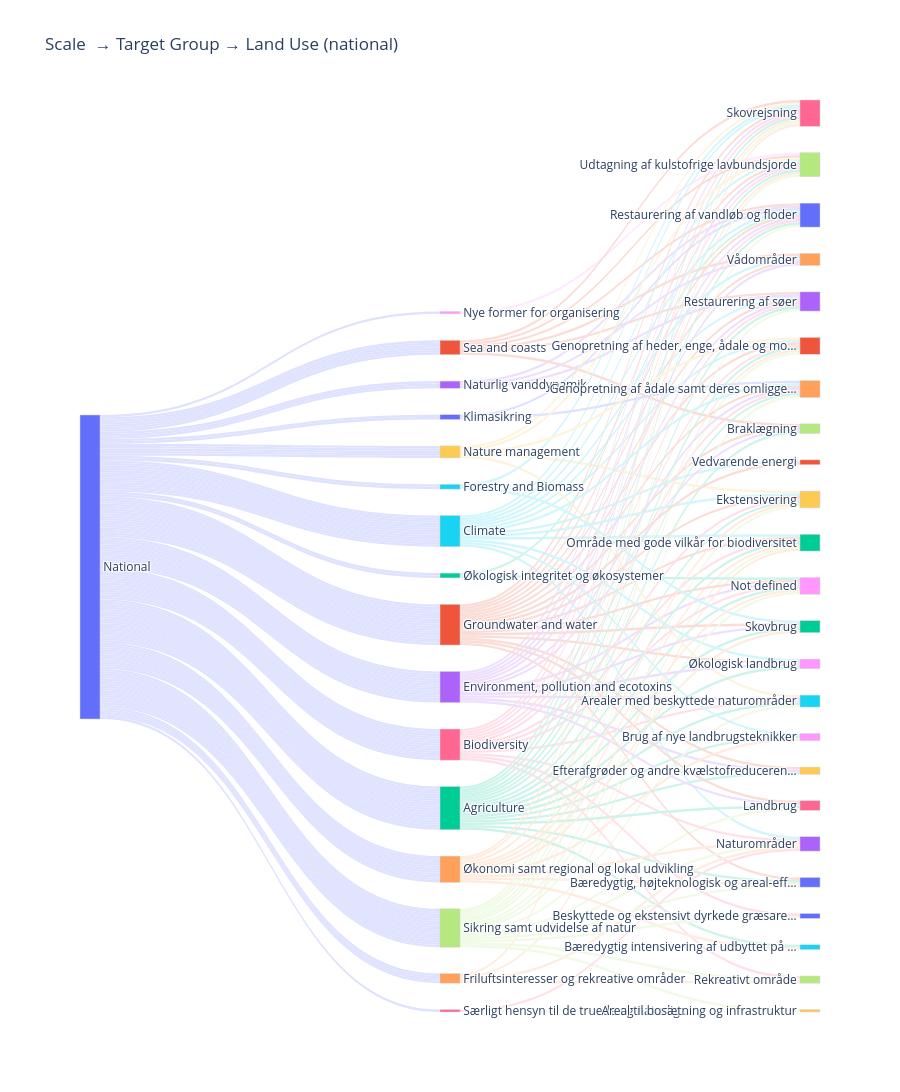

Notebook code for this chart:
### Code cell
# Brug Plotlys palette
node_colors = plotly.colors.qualitative.Plotly

# Tildel farver til unikke labels (noder)
color_map = {label: node_colors[i % len(node_colors)] for i, label in enumerate(unique_labels)}

# Liste med farver i samme rækkefølge som unique_labels
node_colors_list = [color_map[label] for label in unique_labels]


# Funktion til at lysne farver (uden brug af gennemsigtighed)
def lighten(hex_color, factor=0.5):
    from plotly.colors import hex_to_rgb
    r, g, b = hex_to_rgb(hex_color)
    r = int(r + (255 - r) * factor)
    g = int(g + (255 - g) * factor)
    b = int(b + (255 - b) * factor)
    return f'rgb({r},{g},{b})'

# Lysnet farve til hver link ud fra source-node
link_colors = [lighten(node_colors_list[src], factor=0.8) for src in all_links['source']]



# Trin 3: Sankey-diagram
fig = go.Figure(data=[go.Sankey(
    arrangement='snap',
    node=dict(
        pad=60,
        thickness=20,
        line=dict(color="lightgray", width=0.5),
        label=list(unique_labels),
        color=node_colors_list
    ),
    link=dict(
        source=all_links['source'],
        target=all_links['target'],
        value=all_links['value'],
        color=link_colors
    )
)])
fig.update_layout(title_text="Scale  → Target Group → Land Use (national)", font_size=12, height=6000)
fig.show()

### Figure 1 — Plotly figure (JSON) as saved in the notebook; plotly's stock layout.template omitted (floating-point values rounded to 4 significant figures; data arrays with more than 128 entries replaced by an {"elided": "..."} marker saying what was removed)
{"data": [{"arrangement": "snap", "link": {"color": {"elided": "254 str values"}, "source": {"elided": "254 int values"}, "target": {"elided": "254 int values"}, "value": {"elided": "254 int values"}}, "node": {"color": ["#636EFA", "#EF553B", "#00CC96", "#AB63FA", "#FFA15A", "#19D3F3", "#FF6692", "#B6E880", "#FF97FF", "#FECB52", "#636EFA", "#EF553B", "#00CC96", "#AB63FA", "#FFA15A", "#19D3F3", "#FF6692", "#B6E880", "#FF97FF", "#FECB52", "#636EFA", "#EF553B", "#00CC96", "#AB63FA", "#FFA15A", "#19D3F3", "#FF6692", "#B6E880", "#FF97FF", "#FECB52", "#636EFA", "#EF553B", "#00CC96", "#AB63FA", "#FFA15A", "#19D3F3", "#FF6692", "#B6E880", "#FF97FF", "#FECB52", "#636EFA"], "label": ["National", "Groundwater and water", "Agriculture", "Environment, pollution and ecotoxins", "Økonomi samt regional og lokal udvikling", "Climate", "Biodiversity", "Sikring samt udvidelse af natur", "Nye former for organisering ", "Nature management", "Klimasikring", "Sea and coasts", "Økologisk integritet og økosystemer", "Naturlig vanddynamik", "Friluftsinteresser og rekreative områder", "Forestry and Biomass", "Særligt hensyn til de truede og naturlig…", "Braklægning", "Brug af nye landbrugsteknikker", "Efterafgrøder og andre kvælstofreduceren…", " Bæredygtig, højteknologisk og areal-eff…", "Genopretning af heder, enge, ådale og mo…", "Område med gode vilkår for biodiversitet", "Restaurering af søer", "Genopretning af ådale samt deres omligge…", "Arealer med beskyttede naturområder", "Skovrejsning", "Udtagning af kulstofrige lavbundsjorde", "Not defined", "Ekstensivering", "Restaurering af vandløb og floder", "Vedvarende energi", "Skovbrug", "Naturområder", "Vådområder", "Bæredygtig intensivering af udbyttet på …", "Landbrug", "Rekreativt område", "Økologisk landbrug", "Areal til bosætning og infrastruktur", "Beskyttede og ekstensivt dyrkede græsare…"], "line": {"color": "lightgray", "width": 0.5}, "pad": 60, "thickness": 20}, "type": "sankey"}], "layout": {"font": {"size": 12}, "height": 6000, "title": {"text": "Scale  → Target Group → Land Use (national)"}}}
